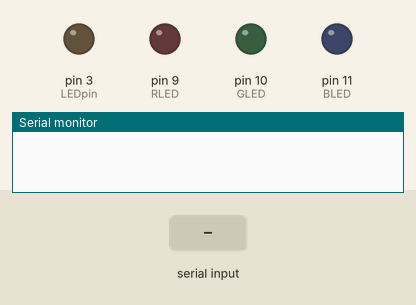
Recording of a sketch running on a simulated Arduino Uno, built with avr-gcc and run on an emulated ATmega328P. Parts: output pins drawn as LEDs (lit = HIGH), the last lines printed to the serial monitor. The test bench sets the inputs (shaded band).

Above: at 1.2 s.
1.3 s: "r" received over Serial
At 2.1 s:
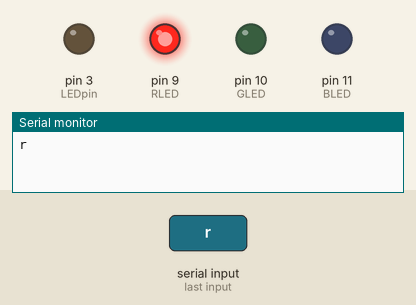
2.9 s: "g" received over Serial
At 3.4 s:
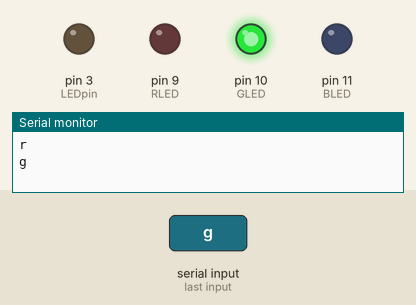
4.5 s: "b" received over Serial
At 5.8 s:
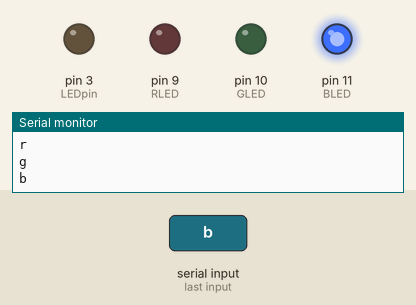
6.1 s: "p" received over Serial
At 7.1 s:
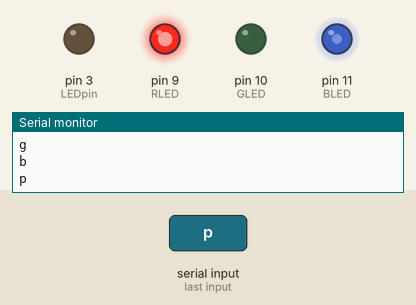
7.7 s: "n" received over Serial
At 8.3 s:
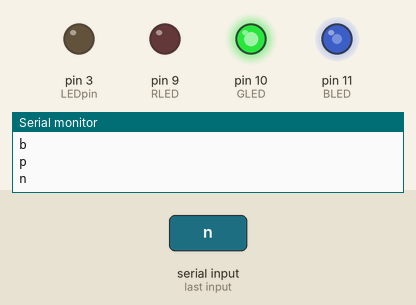
9.3 s: "y" received over Serial
At 10.7 s:
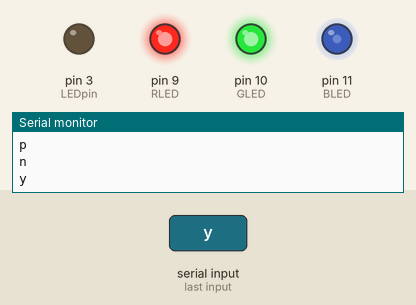
Timing chart, 0 to 11.9 s (numbered marks = the images above; inputs shaded):
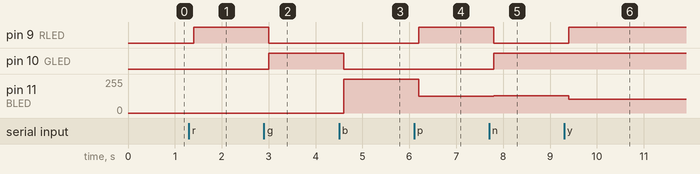

Measured:
- after the input at 1.3 s, pin 9 (RLED): LOW → HIGH after 0.10 s
- after the input at 2.9 s, pin 9 (RLED): HIGH → LOW after 0.10 s; pin 10 (GLED): LOW → HIGH after 0.10 s
- after the input at 4.5 s, pin 10 (GLED): HIGH → LOW after 0.10 s; pin 11 (BLED): 0/255 → 255/255 after 0.10 s
- after the input at 6.1 s, pin 9 (RLED): LOW → HIGH after 0.10 s; pin 11 (BLED): 255/255 → 127/255 after 0.10 s
- after the input at 7.7 s, pin 9 (RLED): HIGH → LOW after 0.10 s; pin 10 (GLED): LOW → HIGH after 0.10 s; pin 11 (BLED): 127/255 → 128/255 after 0.10 s
- after the input at 9.3 s, pin 9 (RLED): LOW → HIGH after 0.10 s; pin 11 (BLED): 128/255 → 102/255 after 0.10 s

The sketch:

ArduinoBluetooth.ino
```cpp
#include <SoftwareSerial.h>


/* This following program uses HC-05 to get information from the user
 *  via bluetooth and performs task based on the given input.
 *
 *  To know more about HC-05 configuration check out the link below
 *  https://arduino-info.wikispaces.com/BlueTooth-HC05-HC06-Modules-How-To
 *
 *  I used a level shifter here , which is connected
 *
 *  Transmitter of arduino pin ( softwareSerial Tx ) is directly connected to HV of the level shifter and
 *  to the Rx of the HC-05
 */

// Variable declaration
# define TxPin 6
# define RxPin 7

char recievedData  ;

const byte LEDpin = 3;
const byte RLED = 9;
const byte GLED = 10;
const byte BLED = 11;

// String declaration

void RGB(int R ,byte PIN1PWM, int G, byte PIN2PWM , int B , byte PIN3PWM );

// Class object
SoftwareSerial mySerial ( RxPin , TxPin );

void setup ()
{
  pinMode ( RLED , OUTPUT );
  pinMode ( GLED , OUTPUT );
  pinMode ( BLED , OUTPUT );

  pinMode ( LEDpin , OUTPUT );
  // Rx is input
  pinMode ( RxPin , INPUT );
  // Tx is output
  pinMode ( TxPin , OUTPUT );
  Serial.begin(19200);
  mySerial.begin(9600);

boolean REDvalue = 0;
boolean GREEDvalue = 0;
boolean BLUEvalue = 0;

}

void loop ()
{
  if ( Serial.available() > 0 )
  {
  recievedData = Serial.read();
  Serial.println(recievedData);
  }
  delay(100);
   switch ( recievedData )
  {
    case 'r' :

     // RGB ( REDLED , PWM_value for RED , GREENLED , PWM_value for green , BLUELED , PWM_value for blue led );
     RGB ( 1,0 , 0,0 , 0,0 );
    break;
    case 'g' :

     RGB ( 0,0 , 1,0 ,0,0 );
    break;
    case 'b' :

      RGB ( 0,0 , 0,0 ,1,0 );
    break;
    case 'p' :
      RGB ( 1,255 , 0,0 ,1,127); // Pink
      break;
    case 'n' :
      RGB ( 0 ,0 , 1 , 255 , 1 ,128 ); // Light Green
       break ;
    case 'y' :
      RGB ( 1,255 , 1,255 , 1,102 );  // yellow
      break;
    case 'h' : // LED HIGH
    digitalWrite ( LEDpin , HIGH );
    break;
    case 'l' :  // LED LOW
    digitalWrite ( LEDpin , LOW );
    break;
    }// close switch

}// close loop

void RGB(int R ,byte PIN1PWM, int G, byte PIN2PWM , int B , byte PIN3PWM )
{
  if ( R==1 && G==0 && B==0 ) // Light ups only RED LED
  {
  digitalWrite( RLED , HIGH );
  digitalWrite ( GLED , LOW );
  digitalWrite ( BLED , LOW );
  }

  else if (  R==0 && G==1 && B==0 ) // Light ups only GREEN LED
  {
  digitalWrite( RLED , LOW );
  digitalWrite ( GLED , HIGH );
  digitalWrite ( BLED , LOW );
  }
  else if ( R==0 && G==0 && B==1) // Light ups only blue led
  {
  digitalWrite ( RLED , LOW );
  digitalWrite ( GLED , LOW );
  digitalWrite( BLED , HIGH);
  }
  else if ( R==1 && G==0 && B==1 )  // Light ups any colour combination using R and B
  {
  analogWrite ( RLED , PIN1PWM  );
  digitalWrite ( GLED , LOW );
  analogWrite( BLED , PIN3PWM );
  }
  else if ( R==0 && G==0 && B==1) // Light ups only blue led
  {
  digitalWrite ( RLED , LOW );
  digitalWrite ( GLED , LOW );
  digitalWrite( BLED , HIGH);
  }
  else if ( R== 1 && G==1 && B==1 ) // Light ups any color using all the 3 LED
  {
    analogWrite ( RLED , PIN1PWM );
    analogWrite ( GLED , PIN2PWM );
    analogWrite ( BLED , PIN3PWM );
  }
  else if ( R==0 && G==1 && B==1 )
  {
    digitalWrite ( RLED , LOW);
    analogWrite ( GLED , PIN2PWM );
    analogWrite ( BLED , PIN3PWM );
  }

}
```
